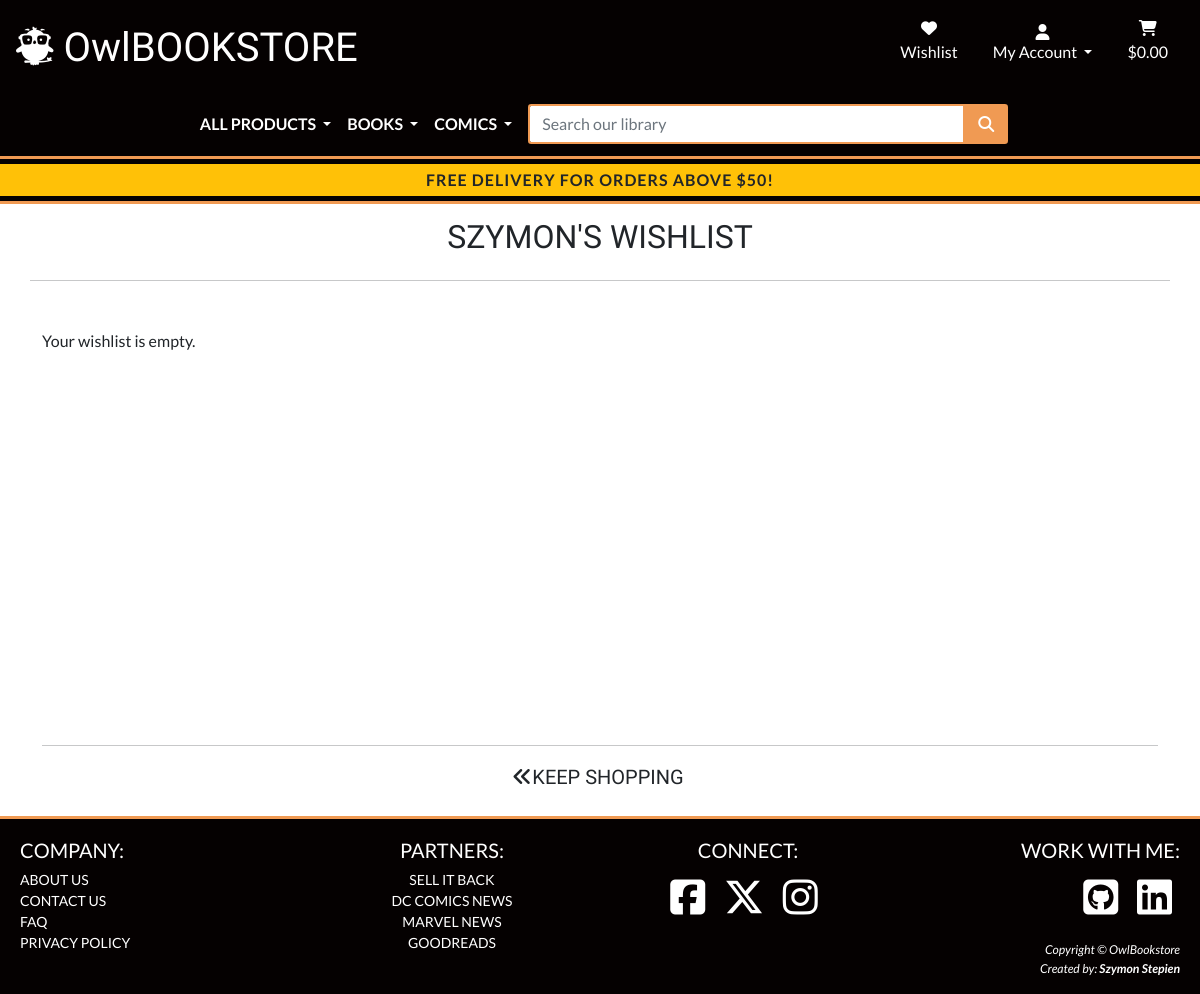
The app's page /wishlist/view/ (signed in), older data.
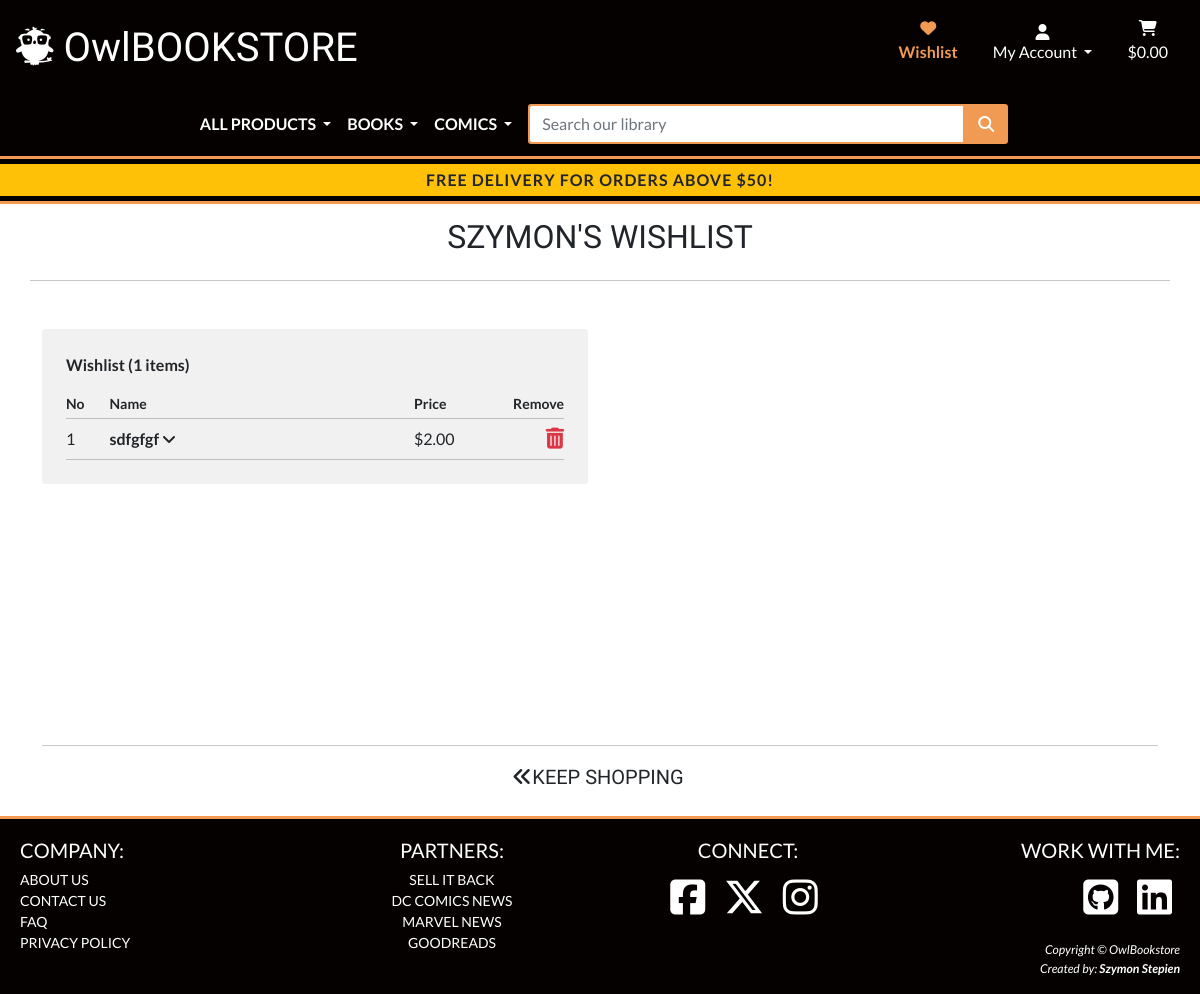
The same page, newer data.
### products/models.py (models this page shows, shortened)
class Product(models.Model):
    title = models.CharField(max_length=254)
    author = models.CharField(max_length=254)
    price = models.DecimalField(max_digits=6, decimal_places=2)
    description = models.TextField()
    category = models.ForeignKey(
        'Category', null=True, blank=True, on_delete=models.SET_NULL,
        default=19
    )
    subcategory = models.ForeignKey(
        'Subcategory', null=True, blank=True, on_delete=models.SET_NULL
    )
    published_date = models.IntegerField(null=True, blank=True)
    publisher = models.CharField(max_length=50, null=True, blank=True)
    isbn_13 = models.CharField(max_length=13, null=True, blank=True)
    isbn_10 = models.CharField(max_length=10, null=True, blank=True)
    rating = models.DecimalField(
        max_digits=6, decimal_places=2, null=True, blank=True, default=0
    )
    ratings_count = models.IntegerField(null=True, blank=True)
    image_url = models.URLField(max_length=1024, null=True, blank=True)
    image = models.ImageField(null=True, blank=True)

### wishlist/views.py (the view)
# urls.py: path('view/', views.view_wishlist, name='view_wishlist'),
@login_required
def view_wishlist(request):
    wishlist, created = Wishlist.objects.get_or_create(user=request.user)
    wishlist_items = request.user.wishlist.items.all()
    quantity_range = range(1, 11)
    template = 'wishlist/wishlist.html'
    context = {
        'wishlist_items': wishlist_items,
        'quantity_range': quantity_range,
    }
    return render(request, template, context)

### wishlist/templates/wishlist/wishlist.html (shortened to what the changed rows need)
{% extends "base.html" %}
{% load static %}
{% block extra_css %}
<link rel="stylesheet" href="{% static 'checkout/css/checkout.css' %}" type="text/css">
<link rel="stylesheet" href="{% static 'products/css/products.css' %}" type="text/css">
{% endblock %}
{% block content %}
<div class="container h-100 container-vh-100">
    <div class="row">
        <div class="col text-center my-2 pb-2">
            <h2 class="logo-font text-uppercase">
                {% if user.is_authenticated %}
                {% if user.first_name %}
                {% if user.first_name|length > 20 %}
                <span>Welcome, {{ user.first_name|slice:":20" }}...</span>
                {% else %}
                <span>{{ user.first_name }}'s </span>
                {% endif %}
                {% else %}
                <span>My </span>
                {% endif %}
                {% endif %}
                Wishlist
            </h2>
        </div>
    </div>
    <div class="row row-min-height">
        <div class="col-12 col-lg-6 order-lg-last my-2 my-lg-5">
            {% if wishlist_items %}
            <div class="summary-container p-1 p-sm-2 p-lg-4 rounded-1">
                <p class="fw-bold">Wishlist ({{ wishlist_items.count }} items)</p>
                <div class="row">
                    <div class="col-1 d-none d-sm-inline text-start">
                        <p class="mb-1 mt-0 small fw-bold">No</p>
                    </div>
                    <div class="col-7">
                        <p class="mb-1 mt-0 small fw-bold">Name</p>
                    </div>
                    <div class="col-2 col-sm-1 d-none d-sm-inline text-end">
                        <p class="mb-1 mt-0 small fw-bold">Price</p>
                    </div>
                    <div class="col-3 text-end">
                        <p class="mb-1 mt-0 small fw-bold">Remove</p>
                    </div>
                </div>
                <hr class="my-0">
                <div class="row">
                    <div class="col custom-overflow">
                        {% for product in wishlist_items %}
                        <div class="row my-1 py-1 item-row rounded-1 text-decoration-none text-dark">
                            <div class="col-1 d-none d-sm-inline">
                                <p class="m-0 text-start">{{ forloop.counter }}</p>
                            </div>
                            <div class="col-7" data-bs-toggle="collapse" role="button" aria-expanded="false"
                            data-bs-target="#collapseItemNo{{ forloop.counter }}"
                            aria-controls="collapseItemNo{{ forloop.counter }}">
                                <p class="my-0 d-none d-sm-inline">
                                    <strong>
                                        {{ product.title }} <i class="fa-solid fa-angle-down"></i>
                                    </strong>
                                </p>
                            </div>
                            <div class="col-2 col-sm-1 d-none d-sm-inline">
                                <p class="m-0 text-end">${{ product.price }}</p>
                            </div>
                            <div class="col-3 text-end">
                                <p class="my-0 p-0 me-1 me-sm-0 small fw-bold">
                                    <a href="{% url 'remove_from_wishlist' product.id %}" role="button"
                                        class="text-decoration-none text-uppercase text-danger" aria-label="Remove {{ product.title }} from the wishlist">
                                    </a>
                                </p>
                            </div>
                        </div>
                        {% endfor %}
                    </div>
                </div>
                <hr class="my-0">
            </div>
            {% else %}
            <div>
                <p>Your wishlist is empty.</p>
            </div>
            {% endif %}
        </div>
    </div>
</div>
{% endblock %}

Row changes from the older to the newer data that the page shows:
added Product: title "sdfgfgf", price "2.00"
Text that changed along with them:
{{ wishlist_items.count }}: (not shown) → "1"
text no longer shown: "Your wishlist is empty."
text now shown: "Wishlist ( items) No Name Price Remove"
